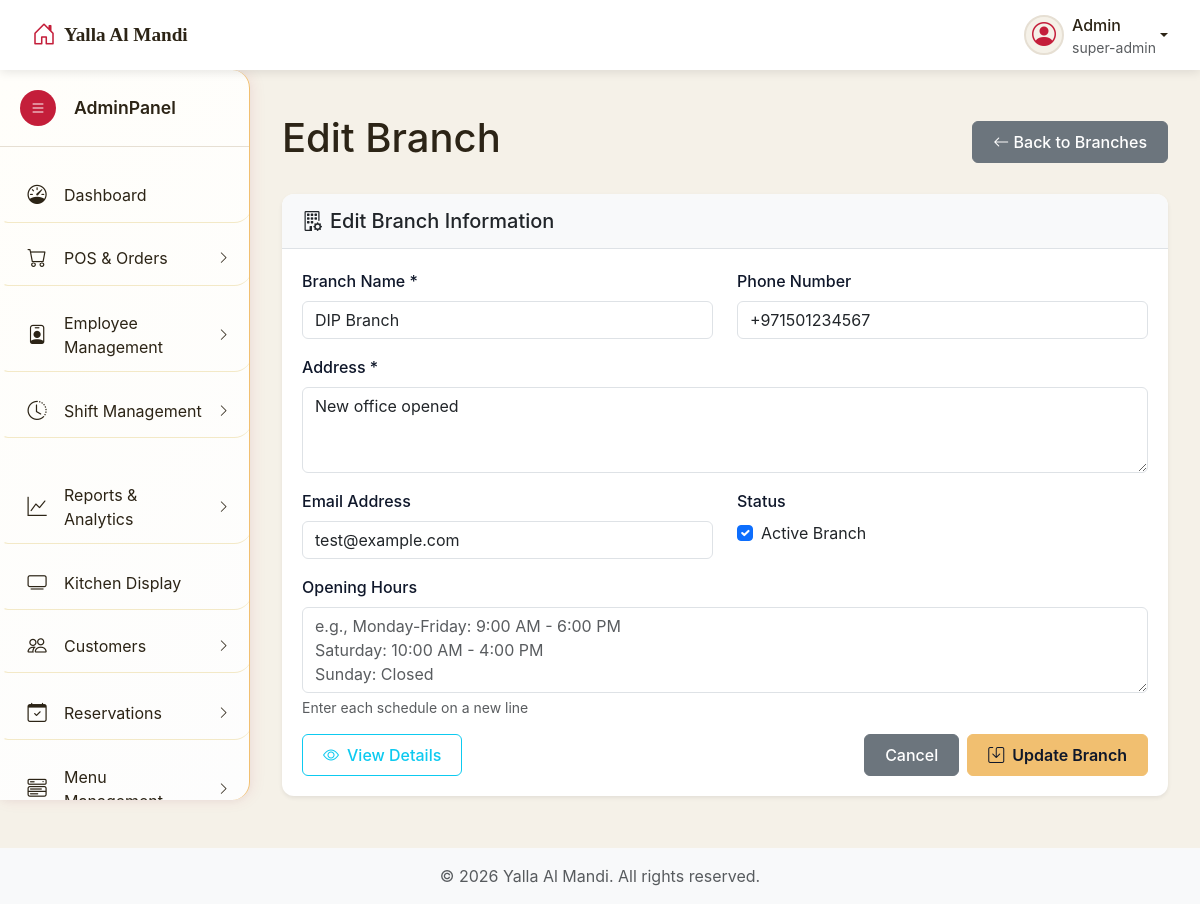
Screenshot of /admin/branches.php?source=edit_branch&id=5 (signed in) with the database file from the repository.
### tables this page shows
CREATE TABLE `branches` (
  `id` int NOT NULL,
  `name` varchar(100) NOT NULL,
  `address` text NOT NULL,
  `phone` varchar(20) DEFAULT NULL,
  `email` varchar(100) DEFAULT NULL,
  `opening_hours` text,
  `is_active` tinyint(1) DEFAULT '1',
  `created_at` timestamp NOT NULL DEFAULT CURRENT_TIMESTAMP
);

### admin/includes/edit_branch.php (the view, shortened to what this page needs)
<?php
$branch_id = (int)$_GET['id'];
$stmt = $connection->prepare("SELECT * FROM branches WHERE id = ?");
$stmt->bind_param("i", $branch_id);
$stmt->execute();
$result = $stmt->get_result();
$branch = $result->fetch_assoc();
?>
<div class="main-content">
    <div class="container-fluid">
        <div class="d-flex justify-content-between align-items-center mb-4">
            <h1 class="page-title">Edit Branch</h1>
            <a href="branches.php" class="btn btn-secondary">
                <i class="bi bi-arrow-left"></i> Back to Branches
            </a>
        </div>
        <div class="card shadow-sm">
            <div class="card-header">
                <h5 class="mb-0"><i class="bi bi-building-gear me-2"></i>Edit Branch Information</h5>
            </div>
            <div class="card-body">
                <form method="POST" action="">
                    <div class="row">
                        <div class="col-md-6">
                            <div class="mb-3">
                                <label for="name" class="form-label">Branch Name *</label>
                                <input type="text" class="form-control" id="name" name="name"
                                       value="<?php echo htmlspecialchars($branch['name']); ?>" required>
                            </div>
                        </div>
                        <div class="col-md-6">
                            <div class="mb-3">
                                <label for="phone" class="form-label">Phone Number</label>
                                <input type="tel" class="form-control" id="phone" name="phone"
                                       value="<?php echo htmlspecialchars($branch['phone'] ?? ''); ?>">
                            </div>
                        </div>
                    </div>
                    <div class="mb-3">
                        <label for="address" class="form-label">Address *</label>
                        <textarea class="form-control" id="address" name="address" rows="3" required><?php echo htmlspecialchars($branch['address']); ?></textarea>
                    </div>
                    <div class="row">
                        <div class="col-md-6">
                            <div class="mb-3">
                                <label for="email" class="form-label">Email Address</label>
                                <input type="email" class="form-control" id="email" name="email"
                                       value="<?php echo htmlspecialchars($branch['email'] ?? ''); ?>">
                            </div>
                        </div>
                        <div class="col-md-6">
                            <div class="mb-3">
                                <label class="form-label">Status</label>
                                <div class="form-check">
                                    <input class="form-check-input" type="checkbox" id="is_active" name="is_active" value="1"
                                           <?php echo $branch['is_active'] ? 'checked' : ''; ?>>
                                    <label class="form-check-label" for="is_active">
                                        Active Branch
                                    </label>
                                </div>
                            </div>
                        </div>
                    </div>
                    <div class="mb-3">
                        <label for="opening_hours" class="form-label">Opening Hours</label>
                        <textarea class="form-control" id="opening_hours" name="opening_hours" rows="3"
                                  placeholder="e.g., Monday-Friday: 9:00 AM - 6:00 PM&#10;Saturday: 10:00 AM - 4:00 PM&#10;Sunday: Closed"><?php echo htmlspecialchars($branch['opening_hours'] ?? ''); ?></textarea>
                        <div class="form-text">Enter each schedule on a new line</div>
                    </div>
                    <div class="d-flex justify-content-between align-items-center">
                        <div>
                            <a href="branches.php?source=view_branch&id=<?php echo $branch_id; ?>"
                               class="btn btn-outline-info">
                                <i class="bi bi-eye me-2"></i>View Details
                            </a>
                        </div>
                        <div class="d-flex gap-2">
                            <a href="branches.php" class="btn btn-secondary">Cancel</a>
                            <button type="submit" class="btn btn-primary">
                                <i class="bi bi-save me-2"></i>Update Branch
                            </button>
                        </div>
                    </div>
                </form>
            </div>
        </div>
    </div>
</div>

### admin/resources/css/admin-style.css (style rules this page uses)
body { font-family: 'Inter', 'Segoe UI', sans-serif; background-color: var(--color-beige); color: var(--color-dark-brown); overflow-x: hidden; padding-top: var(--top-nav-height); }
.main-content { margin-left: var(--sidebar-width); padding: 20px; transition: margin-left 0.3s ease; min-height: calc(100vh - var(--top-nav-height)); }
.card { border: none; border-radius: 10px; box-shadow: 0 5px 15px rgba(0, 0, 0, 0.08); transition: all 0.3s ease; }
.card-header { position: relative; left: 0; background-color: var(--color-white); border-bottom: 1px solid var(--color-sand); padding: 15px 20px; font-weight: 600; }
.card-body { padding: 20px; }
.btn { border-radius: 6px; font-weight: 500; padding: 8px 20px; transition: all 0.3s ease; }
.btn-primary { background-color: var(--color-red); border-color: var(--color-red); }
.form-label { font-weight: 500; color: #0f172a; margin-bottom: 0.5rem; }
.card { border: none; border-radius: 12px; }
.card-header { background-color: #f8f9fa; border-bottom: 1px solid #dee2e6; border-radius: 12px 12px 0 0 !important; }
.btn-primary { background: #f1bf70; border-color: #f1bf70; color: #0f172a; font-weight: 600; }

### admin/includes/header.php (style rules this page uses)
:root { --color-red: #c41e3a; --color-red-light: #e84c4c; --color-beige: #f5f1e8; --color-sand: #e6dfd3; --color-dark-brown: #2c2416; --color-soft-black: #1a1a1a; --color-olive: #8a8635; --color-copper: #b87333; --color-white: #ffffff; --color-light-gray: #f8f9fa; --sidebar-width: 250px; --sidebar-collapsed-width: 70px; --top-nav-height: 70px; }

### rows the page displays
branches: name "DIP Branch", phone "+971501234567", address "New office opened", email "test@example.com", is_active "☑"

### other values shown
$current_user['username'] "Admin"
$_SESSION['role'] "super-admin"
